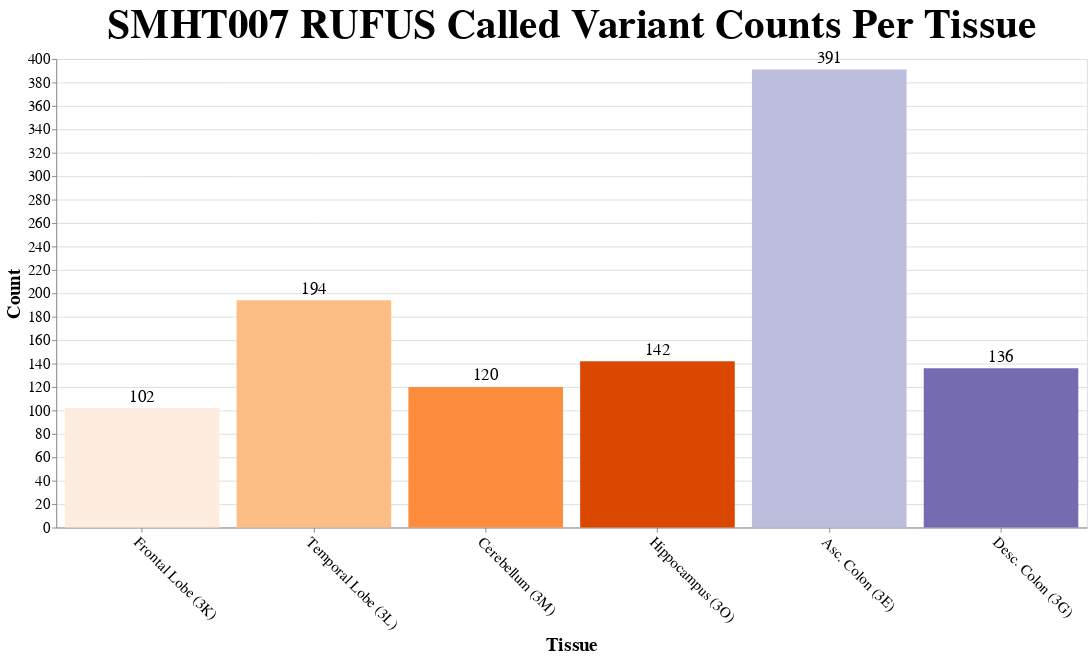

Notebook code for this chart:
### Code cell
# Histogram of variants called per tissue for SMHT005

import altair as alt
import pandas as pd
import numpy as np

smht005_counts = [28, 24, 28, 34, 79, 15]
smht007_counts = [102, 194, 120, 142, 391, 136]

# 
data = pd.DataFrame({
    'category': ['Frontal Lobe (3K)', 'Temporal Lobe (3L)', 
                                 'Cerebellum (3M)', 'Hippocampus (3O)', 
                                 'Asc. Colon (3E)', 'Desc. Colon (3G)'], 
    'count': smht007_counts
})

custom_colors=['#feedde', '#fdbe85', '#fd8d3c', '#d94701', '#bcbddc', '#756bb1']

color_scale = alt.Scale(domain=['Frontal Lobe (3K)', 'Temporal Lobe (3L)', 
                                 'Cerebellum (3M)', 'Hippocampus (3O)', 
                                 'Asc. Colon (3E)', 'Desc. Colon (3G)'],
                        range=custom_colors)

bars = alt.Chart(data).mark_bar().encode(
    x=alt.X('category:N', title='Tissue', axis=alt.Axis(labelAngle=45), sort=['Frontal Lobe (3K)', 'Temporal Lobe (3L)', 
                                 'Cerebellum (3M)', 'Hippocampus (3O)', 
                                 'Asc. Colon (3E)', 'Desc. Colon (3G)']),
    y=alt.Y('count:Q', title='Count'),
    color=alt.Color('category:N', 
                   scale=color_scale,  # Use explicit color mapping
                   legend=None),
)

text = alt.Chart(data).mark_text(
    align='center',
    baseline='bottom',
    fontSize=18,
    dy=-3  # Offset text slightly above the bars
).encode(
    x=alt.X('category:N', sort=['Frontal Lobe (3K)', 'Temporal Lobe (3L)', 
                                 'Cerebellum (3M)', 'Hippocampus (3O)', 
                                 'Asc. Colon (3E)', 'Desc. Colon (3G)']),
    y=alt.Y('count:Q'),
    text=alt.Text('count:Q')
)

# Create histogram
chart = (bars + text).properties(
    width=1100,
    height=500,
    title='SMHT007 RUFUS Called Variant Counts Per Tissue').configure_title(
    fontSize=44).configure_axis(
    labelFontSize=16,
    titleFontSize=20)

# Display the chart
chart.show()

### Figure 1 — Vega-Lite specification as saved in the notebook (floating-point values rounded to 4 significant figures)
{"config": {"view": {"continuousWidth": 300, "continuousHeight": 300}, "axis": {"labelFontSize": 16, "titleFontSize": 20}, "title": {"fontSize": 44}}, "layer": [{"mark": {"type": "bar"}, "encoding": {"color": {"field": "category", "legend": null, "scale": {"domain": ["Frontal Lobe (3K)", "Temporal Lobe (3L)", "Cerebellum (3M)", "Hippocampus (3O)", "Asc. Colon (3E)", "Desc. Colon (3G)"], "range": ["#feedde", "#fdbe85", "#fd8d3c", "#d94701", "#bcbddc", "#756bb1"]}, "type": "nominal"}, "x": {"axis": {"labelAngle": 45}, "field": "category", "sort": ["Frontal Lobe (3K)", "Temporal Lobe (3L)", "Cerebellum (3M)", "Hippocampus (3O)", "Asc. Colon (3E)", "Desc. Colon (3G)"], "title": "Tissue", "type": "nominal"}, "y": {"field": "count", "title": "Count", "type": "quantitative"}}}, {"mark": {"type": "text", "align": "center", "baseline": "bottom", "dy": -3, "fontSize": 18}, "encoding": {"text": {"field": "count", "type": "quantitative"}, "x": {"field": "category", "sort": ["Frontal Lobe (3K)", "Temporal Lobe (3L)", "Cerebellum (3M)", "Hippocampus (3O)", "Asc. Colon (3E)", "Desc. Colon (3G)"], "type": "nominal"}, "y": {"field": "count", "type": "quantitative"}}}], "data": {"name": "data-f764a6995e2418624056fc5d54cb83c8"}, "height": 500, "title": "SMHT007 RUFUS Called Variant Counts Per Tissue", "width": 1100, "$schema": "https://vega.github.io/schema/vega-lite/v5.20.1.json", "datasets": {"data-f764a6995e2418624056fc5d54cb83c8": [{"category": "Frontal Lobe (3K)", "count": 102}, {"category": "Temporal Lobe (3L)", "count": 194}, {"category": "Cerebellum (3M)", "count": 120}, {"category": "Hippocampus (3O)", "count": 142}, {"category": "Asc. Colon (3E)", "count": 391}, {"category": "Desc. Colon (3G)", "count": 136}]}}
